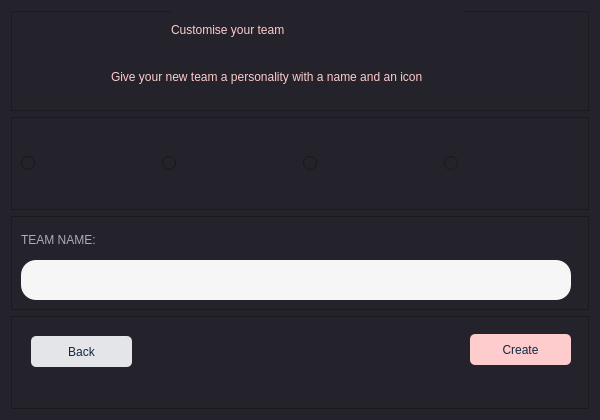
<?xml version="1.0" encoding="UTF-8"?>
<ui version="4.0">
 <class>Dialog</class>
 <widget class="QDialog" name="Dialog">
  <property name="geometry">
   <rect>
    <x>0</x>
    <y>0</y>
    <width>600</width>
    <height>420</height>
   </rect>
  </property>
  <property name="windowTitle">
   <string>Dialog</string>
  </property>
  <property name="styleSheet">
   <string notr="true">background-color: #24222A;</string>
  </property>
  <layout class="QVBoxLayout" name="verticalLayout">
   <item>
    <widget class="QFrame" name="frame_3">
     <property name="minimumSize">
      <size>
       <width>0</width>
       <height>100</height>
      </size>
     </property>
     <property name="maximumSize">
      <size>
       <width>16777215</width>
       <height>100</height>
      </size>
     </property>
     <property name="frameShape">
      <enum>QFrame::StyledPanel</enum>
     </property>
     <property name="frameShadow">
      <enum>QFrame::Raised</enum>
     </property>
     <widget class="QLabel" name="label">
      <property name="geometry">
       <rect>
        <x>160</x>
        <y>0</y>
        <width>292</width>
        <height>38</height>
       </rect>
      </property>
      <property name="styleSheet">
       <string notr="true">font: 700 22pt &quot;Segoe UI&quot;;
color: #FFCCCD;</string>
      </property>
      <property name="text">
       <string>Customise your team</string>
      </property>
     </widget>
     <widget class="QLabel" name="label_2">
      <property name="geometry">
       <rect>
        <x>100</x>
        <y>50</y>
        <width>421</width>
        <height>31</height>
       </rect>
      </property>
      <property name="styleSheet">
       <string notr="true">color: #FFCCCD;
font: 12pt &quot;Segoe UI&quot;;</string>
      </property>
      <property name="text">
       <string>Give your new team a personality with a name and an icon </string>
      </property>
     </widget>
    </widget>
   </item>
   <item>
    <widget class="QFrame" name="frame">
     <property name="frameShape">
      <enum>QFrame::StyledPanel</enum>
     </property>
     <property name="frameShadow">
      <enum>QFrame::Raised</enum>
     </property>
     <layout class="QHBoxLayout" name="horizontalLayout">
      <item>
       <widget class="QRadioButton" name="rdAvt">
        <property name="cursor">
         <cursorShape>PointingHandCursor</cursorShape>
        </property>
        <property name="styleSheet">
         <string notr="true">border-radius: 500px</string>
        </property>
        <property name="text">
         <string/>
        </property>
        <property name="icon">
         <iconset>
          <normaloff>../img/avt1.png</normaloff>../img/avt1.png</iconset>
        </property>
        <property name="iconSize">
         <size>
          <width>100</width>
          <height>100</height>
         </size>
        </property>
       </widget>
      </item>
      <item>
       <widget class="QRadioButton" name="rdAvt_2">
        <property name="cursor">
         <cursorShape>PointingHandCursor</cursorShape>
        </property>
        <property name="text">
         <string/>
        </property>
        <property name="icon">
         <iconset>
          <normaloff>../img/avt2.png</normaloff>../img/avt2.png</iconset>
        </property>
        <property name="iconSize">
         <size>
          <width>100</width>
          <height>100</height>
         </size>
        </property>
       </widget>
      </item>
      <item>
       <widget class="QRadioButton" name="rdAvt_3">
        <property name="cursor">
         <cursorShape>PointingHandCursor</cursorShape>
        </property>
        <property name="text">
         <string/>
        </property>
        <property name="icon">
         <iconset>
          <normaloff>../img/avt3.png</normaloff>../img/avt3.png</iconset>
        </property>
        <property name="iconSize">
         <size>
          <width>100</width>
          <height>100</height>
         </size>
        </property>
       </widget>
      </item>
      <item>
       <widget class="QRadioButton" name="rdAvt_4">
        <property name="cursor">
         <cursorShape>PointingHandCursor</cursorShape>
        </property>
        <property name="text">
         <string/>
        </property>
        <property name="icon">
         <iconset>
          <normaloff>../img/avt4.png</normaloff>../img/avt4.png</iconset>
        </property>
        <property name="iconSize">
         <size>
          <width>100</width>
          <height>100</height>
         </size>
        </property>
       </widget>
      </item>
     </layout>
    </widget>
   </item>
   <item>
    <widget class="QFrame" name="frame_2">
     <property name="frameShape">
      <enum>QFrame::StyledPanel</enum>
     </property>
     <property name="frameShadow">
      <enum>QFrame::Raised</enum>
     </property>
     <layout class="QVBoxLayout" name="verticalLayout_2">
      <item>
       <widget class="QLabel" name="lblName">
        <property name="enabled">
         <bool>true</bool>
        </property>
        <property name="minimumSize">
         <size>
          <width>0</width>
          <height>28</height>
         </size>
        </property>
        <property name="maximumSize">
         <size>
          <width>16777215</width>
          <height>28</height>
         </size>
        </property>
        <property name="styleSheet">
         <string notr="true">font: 700 10pt &quot;Segoe UI&quot;;
color: #A9ADB5;</string>
        </property>
        <property name="text">
         <string>TEAM NAME:</string>
        </property>
        <property name="scaledContents">
         <bool>true</bool>
        </property>
       </widget>
      </item>
      <item>
       <widget class="QLineEdit" name="txtName">
        <property name="minimumSize">
         <size>
          <width>550</width>
          <height>40</height>
         </size>
        </property>
        <property name="maximumSize">
         <size>
          <width>550</width>
          <height>40</height>
         </size>
        </property>
        <property name="baseSize">
         <size>
          <width>20</width>
          <height>20</height>
         </size>
        </property>
        <property name="styleSheet">
         <string notr="true">background-color: #F6F6F6;
color: #132742;
font: 11pt &quot;Segoe UI&quot;;
border-radius: 15px;</string>
        </property>
       </widget>
      </item>
     </layout>
    </widget>
   </item>
   <item>
    <widget class="QFrame" name="frame_4">
     <property name="frameShape">
      <enum>QFrame::StyledPanel</enum>
     </property>
     <property name="frameShadow">
      <enum>QFrame::Raised</enum>
     </property>
     <widget class="QPushButton" name="btnBack">
      <property name="geometry">
       <rect>
        <x>20</x>
        <y>20</y>
        <width>101</width>
        <height>31</height>
       </rect>
      </property>
      <property name="cursor">
       <cursorShape>PointingHandCursor</cursorShape>
      </property>
      <property name="styleSheet">
       <string notr="true">font: 700 11pt &quot;Arial&quot;;
color: #132742;
background-color: #E3E5E8;
border-radius: 5px;</string>
      </property>
      <property name="text">
       <string>Back</string>
      </property>
     </widget>
     <widget class="QPushButton" name="btnCreate">
      <property name="geometry">
       <rect>
        <x>459</x>
        <y>18</y>
        <width>101</width>
        <height>31</height>
       </rect>
      </property>
      <property name="cursor">
       <cursorShape>PointingHandCursor</cursorShape>
      </property>
      <property name="styleSheet">
       <string notr="true">background-color: #FFCCCD;
font: 700 11pt &quot;Arial&quot;;
color: #132742;
border-radius: 5px;</string>
      </property>
      <property name="text">
       <string>Create</string>
      </property>
     </widget>
    </widget>
   </item>
  </layout>
 </widget>
 <resources/>
 <connections/>
</ui>
